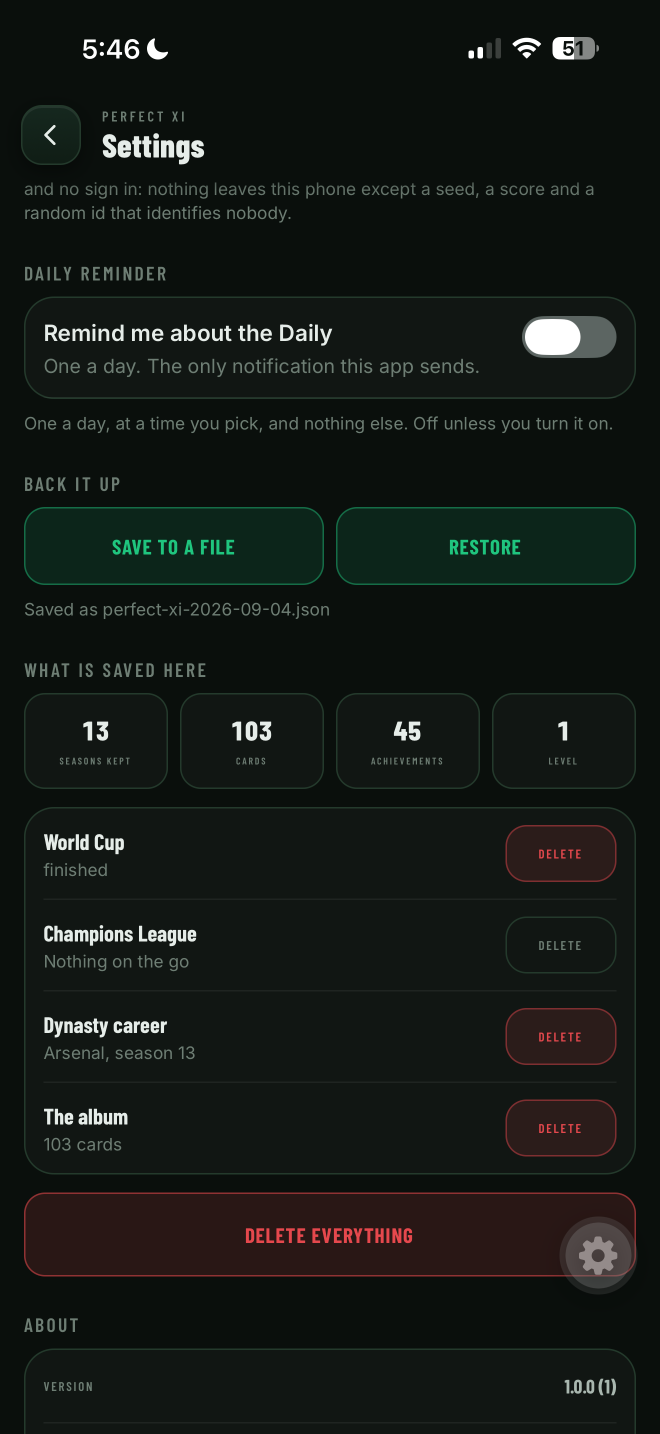
#> input picture perfectxi/tools/screenshots/raw/01-home.png, 1320 x 2868 px (shown at 1/2 size)
$ python styles.py
#> lines starting #> are read from the running program, lines starting #| are printed output that depends on the picture; after the words box and inside, x2 and y2 are one past the last pixel; in counts of white or black regions, pixels touching at a corner belong together
"""
Three louder treatments for the screenshot frames.

The first attempt put a white caption on near black. It was tasteful and
it was invisible: a dark frame next to the store's own dark chrome has
nothing to separate it, which is the exact failure the research warned
about when it said an all dark set reads heavy and blends together.

All three of these do the same three things differently: put a saturated
ground behind the app screen so the screen itself becomes the bright
object, push the caption until it survives being a thumbnail, and let the
screen bleed off the bottom edge so the frame feels like a window into
something rather than a slide about it.

The diagonal sash is carried over from the app icon on purpose. Somebody
who sees the store page and then the icon on their home screen should be
able to tell they are the same thing.
"""

from PIL import Image, ImageDraw, ImageFont, ImageFilter, ImageChops
import os

W, H = 1320, 2868
HERE = os.path.dirname(os.path.abspath(__file__))
ROOT = os.path.abspath(os.path.join(HERE, "..", ".."))
ANTON = os.path.join(ROOT, "node_modules/@expo-google-fonts/anton/400Regular/Anton_400Regular.ttf")

INK     = (7, 12, 9)
WHITE   = (245, 250, 247)
EMERALD = (31, 197, 126)
BRIGHT  = (58, 232, 156)
DEEP    = (9, 92, 60)
PITCH   = (12, 66, 44)
GOLD    = (214, 178, 94)


def vgrad(c1, c2, h=H, w=W, power=1.0):
    g = Image.new("L", (w, h))
    px = g.load()
    for y in range(h):
        v = int(255 * (y / h) ** power)
        for x in range(w):
            px[x, y] = v
    return Image.composite(Image.new("RGB", (w, h), c2), Image.new("RGB", (w, h), c1), g)


def sash(width_frac=0.30, angle=38):
    m = Image.new("L", (W * 3, W * 3), 0)
    bw = int(H * width_frac)
    strip = Image.new("L", (W * 3, bw), 255)
    m.paste(strip, (0, (W * 3 - bw) // 2))
    m = m.rotate(angle, resample=Image.BICUBIC)
    left = (W * 3 - W) // 2
    top = (W * 3 - H) // 2
    return m.crop((left, top, left + W, top + H))


def wrap(text, font, max_w, draw):
    words, lines, line = text.split(), [], ""
    for w in words:
        t = f"{line} {w}".strip()
        if draw.textlength(t, font=font) <= max_w:
            line = t
        else:
            if not line:
                return None
            lines.append(line); line = w
    if line:
        lines.append(line)
    return lines


def fit(text, max_w, max_lines, budget_h):
    probe = ImageDraw.Draw(Image.new("RGB", (8, 8)))
    best = None
    for size in range(70, 300, 2):
        f = ImageFont.truetype(ANTON, size)
        ls = wrap(text, f, max_w, probe)
        if ls is None or len(ls) > max_lines:
            break
        lh = int(size * 1.0)
        if lh * len(ls) > budget_h:
            break
        best = (f, ls, lh)
    if best is None:
        f = ImageFont.truetype(ANTON, 70)
        best = (f, wrap(text, f, max_w, probe) or [text], 72)
    return best


def rounded_mask(size, radius):
    m = Image.new("L", (size[0] * 2, size[1] * 2), 0)
    ImageDraw.Draw(m).rounded_rectangle([0, 0, size[0] * 2, size[1] * 2], radius=radius * 2, fill=255)
    return m.resize(size, Image.LANCZOS)


def place(im, shot, shot_w, top, corner=60, shadow=0.62):
    sh = int(shot_w * H / W)
    small = shot.resize((shot_w, sh), Image.LANCZOS)
    mask = rounded_mask((shot_w, sh), corner)
    x = (W - shot_w) // 2
    sha = Image.new("L", (W, H), 0)
    sha.paste(mask, (x, top + 30))
    sha = sha.filter(ImageFilter.GaussianBlur(46)).point(lambda v: int(v * shadow))
    im = Image.composite(Image.new("RGB", (W, H), (0, 0, 0)), im, sha)
    im.paste(small, (x, top), mask)
    return im


def caption(im, text, colour, accent, top, max_w, budget, rule=True):
    d = ImageDraw.Draw(im)
    f, lines, lh = fit(text, max_w, 2, budget)
    y = top
    for ln in lines:
        w = d.textlength(ln, font=f)
        d.text(((W - w) / 2, y), ln, font=f, fill=colour)
        y += lh
    if rule:
        rw, rh = 150, 12
        d.rounded_rectangle([(W - rw) // 2, y + 40, (W + rw) // 2, y + 40 + rh],
                            radius=rh // 2, fill=accent)
    return im


# ---------- S1: emerald ground, screen bleeding off the bottom ----------
def s1(shot, text):
    im = vgrad(BRIGHT, DEEP, power=0.85)
    im = Image.composite(Image.new("RGB", (W, H), (76, 244, 172)), im,
                         sash(0.22).point(lambda v: int(v * 0.30)))
    im = caption(im, text, INK, GOLD, 150, W - 150, 620)
    return place(im, shot, 1010, 780, shadow=0.55)


# ---------- S2: pitch dark, one hard spotlight ----------
def s2(shot, text):
    im = Image.new("RGB", (W, H), PITCH)
    g = Image.new("L", (W, H), 0)
    r = int(W * 0.95)
    ImageDraw.Draw(g).ellipse([W // 2 - r, 520 - r // 2, W // 2 + r, 520 + r], fill=255)
    g = g.filter(ImageFilter.GaussianBlur(W * 0.28)).point(lambda v: int(v * 0.85))
    im = Image.composite(Image.new("RGB", (W, H), EMERALD), im, g)
    im = caption(im, text, WHITE, GOLD, 150, W - 150, 620)
    return place(im, shot, 1010, 780, shadow=0.70)


# ---------- S3: a hard split, caption on a solid block ----------
def s3(shot, text):
    im = Image.new("RGB", (W, H), INK)
    block = 800
    im.paste(vgrad(BRIGHT, EMERALD, h=block, power=1.0), (0, 0))
    d = ImageDraw.Draw(im)
    im = Image.composite(Image.new("RGB", (W, H), (86, 246, 178)),
                         im, sash(0.16).point(lambda v: int(v * 0.35)))
    # keep the sash inside the block
    keep = Image.new("L", (W, H), 0)
    ImageDraw.Draw(keep).rectangle([0, 0, W, block], fill=255)
    base = Image.new("RGB", (W, H), INK)
    base.paste(vgrad(BRIGHT, EMERALD, h=block, power=1.0), (0, 0))
    im = Image.composite(im, base, keep)
    im = caption(im, text, INK, INK, 130, W - 150, 560, rule=False)
    d = ImageDraw.Draw(im)
    d.rounded_rectangle([(W - 150) // 2, block - 96, (W + 150) // 2, block - 84], radius=6, fill=INK)
    return place(im, shot, 1050, 900, shadow=0.75)


STYLES = {"S1": s1, "S2": s2, "S3": s3}


def sheet(shot, text, path):
    ims = [(k, f(shot.copy(), text)) for k, f in STYLES.items()]
    big_h = 1150
    big_w = int(W * big_h / H)
    thumb_h = 300
    thumb_w = int(W * thumb_h / H)
    pad = 40
    sheet_w = pad + len(ims) * (big_w + pad)
    sheet_h = pad + big_h + 30 + thumb_h + pad + 30
    out = Image.new("RGB", (sheet_w, sheet_h), (20, 22, 21))
    d = ImageDraw.Draw(out)
    label = ImageFont.truetype(
        os.path.join(ROOT, "node_modules/@expo-google-fonts/inter/600SemiBold/Inter_600SemiBold.ttf"), 22)
    for i, (k, im) in enumerate(ims):
        x = pad + i * (big_w + pad)
        out.paste(im.resize((big_w, big_h), Image.LANCZOS), (x, pad))
        d.text((x, pad + big_h + 6), k, font=label, fill=(230, 237, 233))
        out.paste(im.resize((thumb_w, thumb_h), Image.LANCZOS), (x, pad + big_h + 38))
    out.save(path)
    for k, im in ims:
        im.convert("RGB").save(os.path.join(HERE, "out", f"style-{k}.png"))


if __name__ == "__main__":
    shot = Image.open(os.path.join(HERE, "raw", "01-home.png")).convert("RGB")
#> shot is the input picture: PIL image 1320x2868 RGB; mean R, G, B 20.4, 25, 21.3
    os.makedirs(os.path.join(HERE, "out"), exist_ok=True)
    sheet(shot, "Draft football's greatest XI", os.path.join(HERE, "out", "styles.png"))
#> in sash, `m.paste(strip, (0, (W * 3 - bw) // 2))`:
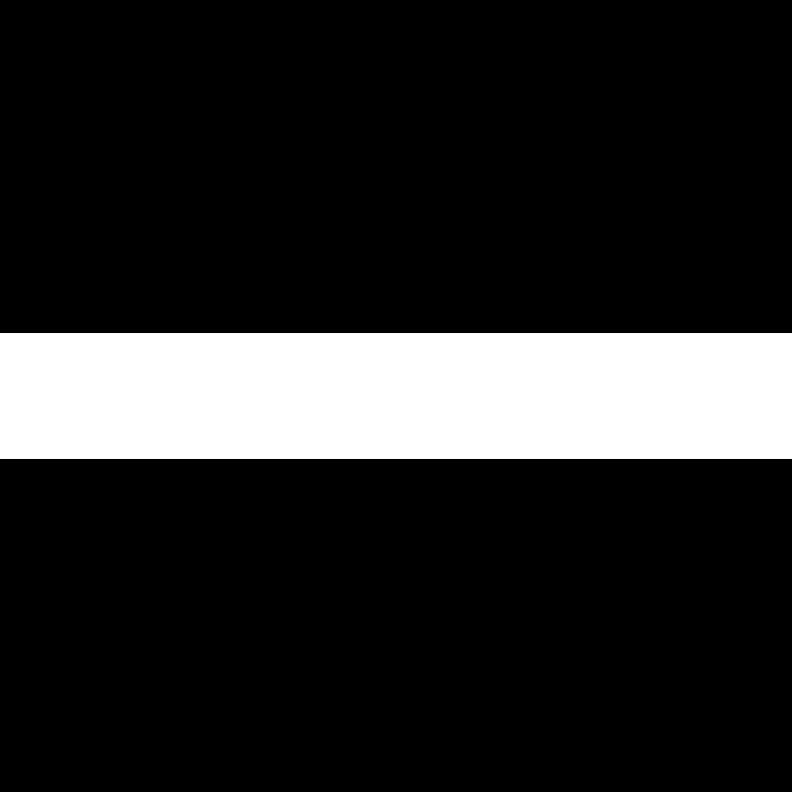
#> m: PIL image 3960x3960 L (shown at 1/5 size); 15.9% white; 1 white region, box (x1, y1, x2, y2) and area: (0, 1665, 3960, 2295) 2494800
#> the loop in caption, `for ln in lines:` made 2 passes
#> w on passes 1 to 2: 1155.3, 853.4
#> after the loop in caption, `for ln in lines:`: y = 462
#> the loop in caption (call 2), `for ln in lines:` made 2 passes
#> in s3, `ImageDraw.Draw(keep).rectangle([0, 0, W, block], fill=255)`:
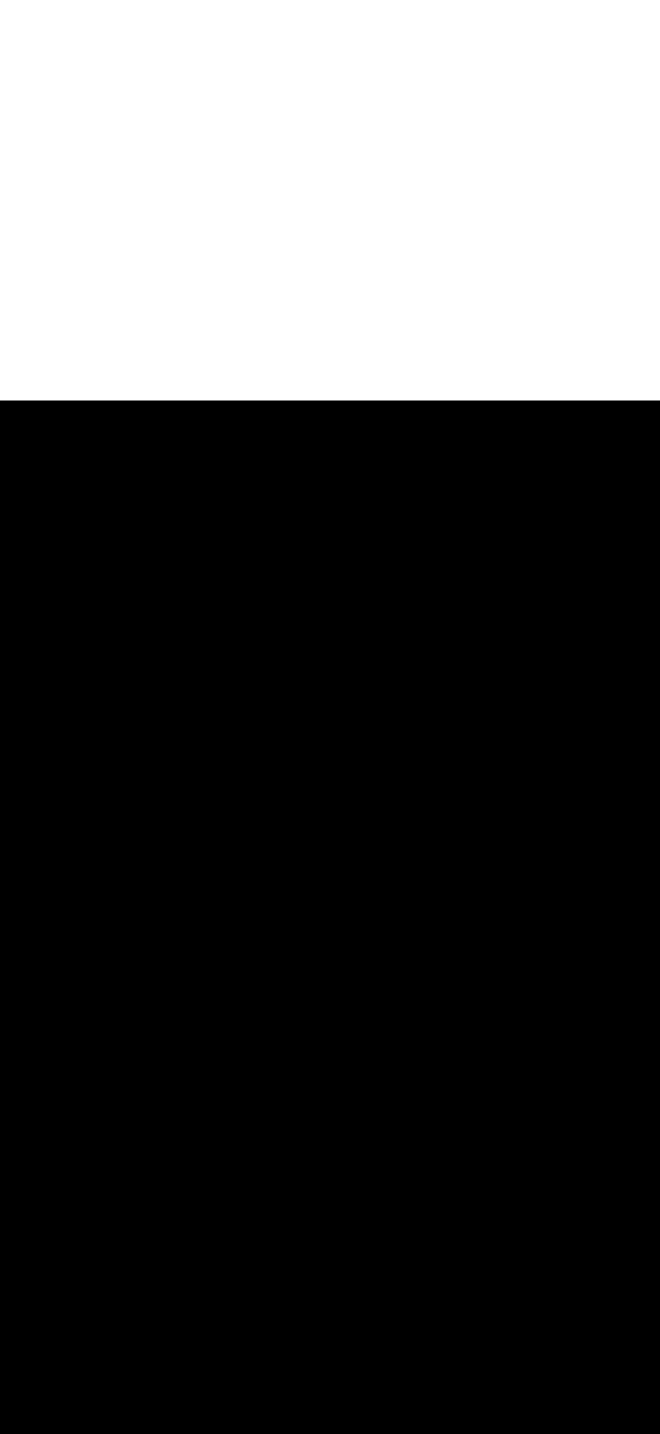
#> keep: PIL image 1320x2868 L (shown at 1/2 size); 27.9% white; 1 white region, box (x1, y1, x2, y2) and area: (0, 0, 1320, 801) 1057320
#> call 3 of place, with shot_w = 1050, top = 900, corner = 60, shadow = 0.75
#> in place (call 3), `im.paste(small, (x, top), mask)`:
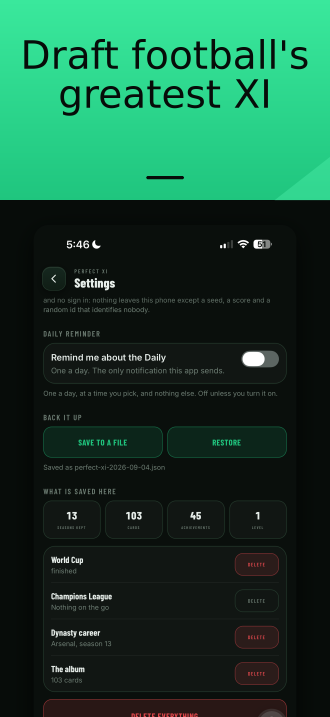
#> im: PIL image 1320x2868 RGB (shown at 1/4 size); mean R, G, B 23.9, 72, 50.2
#> in sheet, `ims = [(k, f(shot.copy(), text)) for k, f in STYLES.items()]`: ims = 3 items
#> in sheet, `sheet_w = pad + len(ims) * (big_w + pad)`: sheet_w = 1747
#> the loop in sheet, `for i, (k, im) in enumerate(ims):` made 3 passes
#> (k, x) on passes 1 to 3: ('S1', 40), ('S2', 609), ('S3', 1178)
#> after the loop in sheet, `for i, (k, im) in enumerate(ims):`:
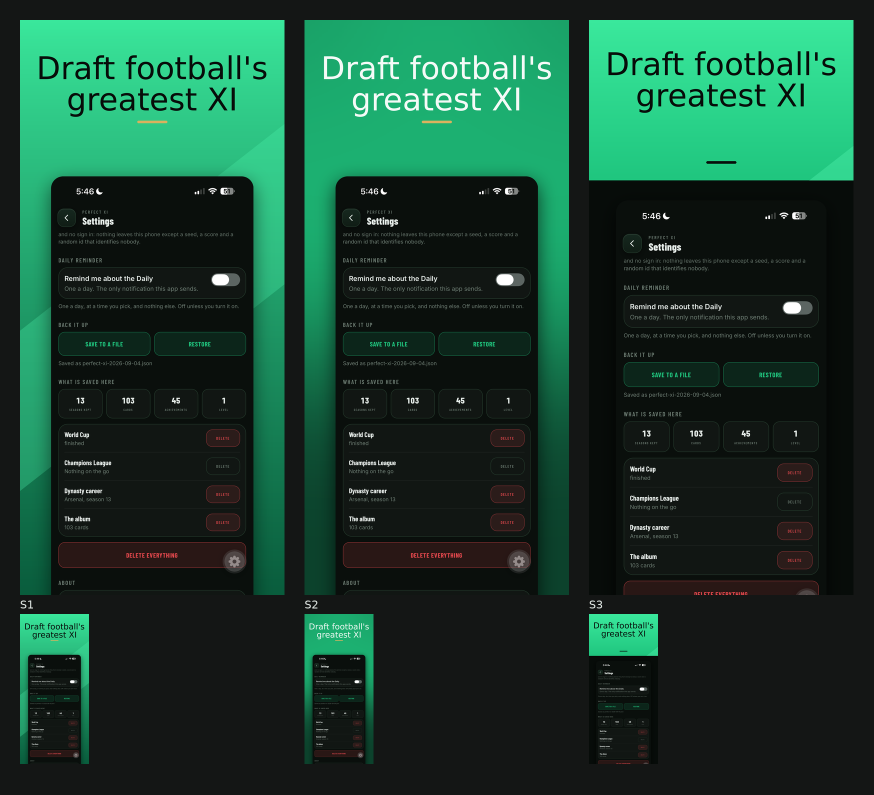
#> out: PIL image 1747x1590 RGB (shown at 1/2 size); mean R, G, B 24.4, 63.3, 45.9
#> the loop in sheet, `for k, im in ims:` made 3 passes
#> k on passes 1 to 3: 'S1', 'S2', 'S3'
    print("three styles written")
